Frame 1 (no input): blank canvas, image omitted
Frame 60 (the mouse pressed at the canvas centre just before this capture): blank canvas, image omitted
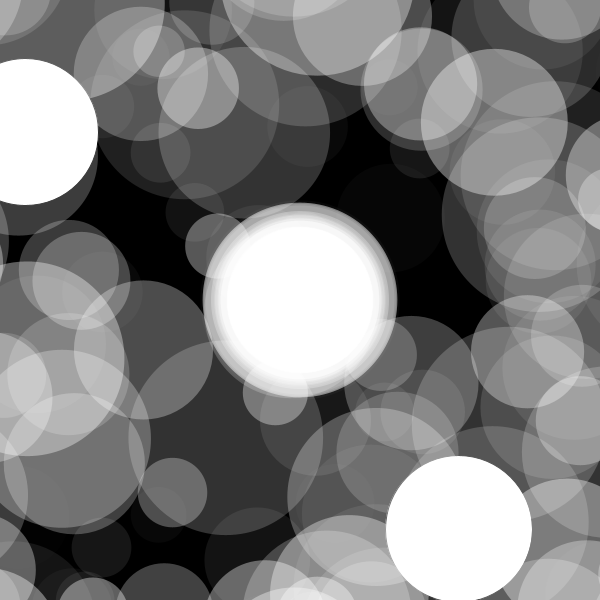
Frame 120 (the mouse held since frame 60 and released just before this capture)

The Processing sketch whose frames 1 and 60 were blank and that drew this single picture after the mouse press (run headless with seeded random() and noise(); from frame 60 on, the mouse is pressed at the canvas centre):

// Processing sketch: processing_163100
// ── processing_163100.pde

void setup()
{
  size(600,600);
  frameRate(20);
}

void draw()
{
  if (mousePressed)
  {
  float r = random(50, 200);
  ellipse(mouseX, mouseY, r, r);
  ellipse(mouseX+random(0,500), mouseY-random(0,500), r, r);
  ellipse(mouseX-random(0,500), mouseY+random(0,500), r, r);
  ellipse(mouseX+random(0,500), mouseY+random(0,500), r, r);
  ellipse(mouseX-random(0,500), mouseY-random(0,500), r, r);
  fill(255,255,255,random(100));
  noStroke();
  }
  else
  {
    background(0);
  }
}
